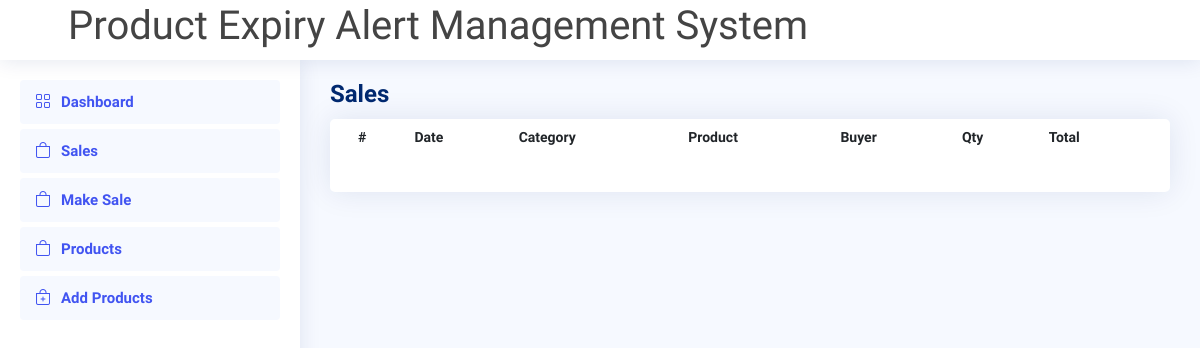
/Sale/all/, run on an earlier commit of the app's database.
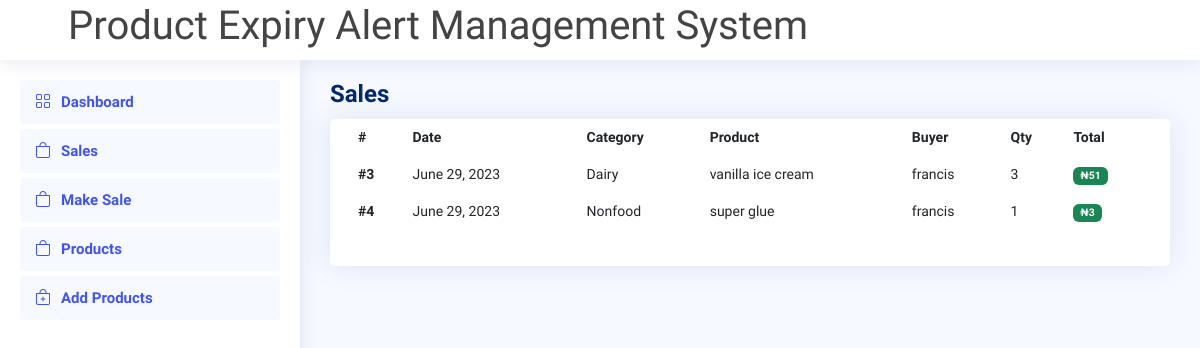
And on a later commit of the database.
### productManagement/models.py (models this page shows, shortened)
class Sale(models.Model):
    product = models.ForeignKey(Product, on_delete=models.CASCADE)
    quantity = models.IntegerField()
    buyer = models.CharField(max_length=100)
    total = models.IntegerField()
    created_at = models.DateField(auto_now_add=True)

class Product(models.Model):
    category = models.ForeignKey(Category, on_delete=models.CASCADE)
    name = models.CharField(max_length=100)
    description = models.CharField(max_length=100)
    price = models.IntegerField()
    quantity = models.IntegerField()
    expiry_date = models.DateField(blank=True, editable=True)

class Category(models.Model):
    category_name = models.CharField(max_length=100)
    def __str__(self):
        return self.category_name

### productManagement/views.py (the view)
# urls.py: path('Sale/all/', SaleView.as_view(), name='sale'),
class SaleView(View):
    template_name = "sale.html"
    def get(self, request):
        sales = Sale.objects.all()
        context = {"sales": list(sales)}
        return render(request, self.template_name, context=context)

### templates/sale.html (shortened to what this page needs)
{% extends "base.html" %}
{% block content %}
<header id="header" class="header fixed-top d-flex align-items-center">
    <h1 class="text-center p-5">Product Expiry Alert Management System</h1>
</header>
<aside id="sidebar" class="sidebar">
    <ul class="sidebar-nav" id="sidebar-nav">
        <li class="nav-item">
            <a class="nav-link " href="{% url 'index' %}">
                <i class="bi bi-grid"></i>
                <span>Dashboard</span>
            </a>
        </li>
        <li class="nav-item">
            <a class="nav-link " href="{% url 'sale' %}">
                <i class="bi bi-bag"></i>
                <span>Sales</span>
            </a>
        </li>
        <li class="nav-item">
            <a class="nav-link " href="{% url 'make-sale' %}">
                <i class="bi bi-bag"></i>
                <span>Make Sale</span>
            </a>
        </li>
        <li class="nav-item">
            <a class="nav-link " href="{% url 'inventory' %}">
                <i class="bi bi-bag"></i>
                <span>Products</span>
            </a>
        </li>
        <li class="nav-item">
            <a class="nav-link " href="{% url 'add-product' %}">
                <i class="bi bi-bag-plus"></i>
                <span>Add Products</span>
            </a>
        </li>
    </ul>
</aside>
<main id="main" class="main">
    <div class="pagetitle">
        <h1>Sales</h1>
    </div>
    <section class="section dashboard">
        <div class="row">
            <div class="col-lg-12">
                <div class="row">
                    <div class="col-12">
                        <div class="card recent-sales overflow-auto">
                            <div class="card-body">
                                <table class="table table-borderless datatable">
                                    <thead>
                                    <tr>
                                        <th scope="col">#</th>
                                        <th scope="col">Date</th>
                                        <th scope="col">Category</th>
                                        <th scope="col">Product</th>
                                        <th scope="col">Buyer</th>
                                        <th scope="col">Qty</th>
                                        <th scope="col">Total</th>
                                    </tr>
                                    </thead>
                                    <tbody>
                                    {% for item in sales %}
                                    <tr>
                                        <th scope="row">#{{item.pk}}</th>
                                        <td>{{item.created_at}}</td>
                                        <td>{{item.product.category}}</td>
                                        <td>{{item.product.name}}</td>
                                        <td>{{item.buyer}}</td>
                                        <td>{{item.quantity}}</td>
                                        <td><span class="badge bg-success">₦{{item.total}}</span></td>
                                    </tr>
                                    {% endfor %}
                                    </tbody>
                                </table>
                            </div>
                        </div>
                    </div>
                </div>
            </div>
        </div>
    </section>
</main>
{% endblock %}

What changed in the data, as far as the page shows it:
added Sale: pk "3", created_at "June 29, 2023", product.category "Dairy", product.name "vanilla ice cream", buyer "francis", quantity "3", total "51"
added Sale: pk "4", created_at "June 29, 2023", product.category "Nonfood", product.name "super glue", buyer "francis", quantity "1", total "3"
